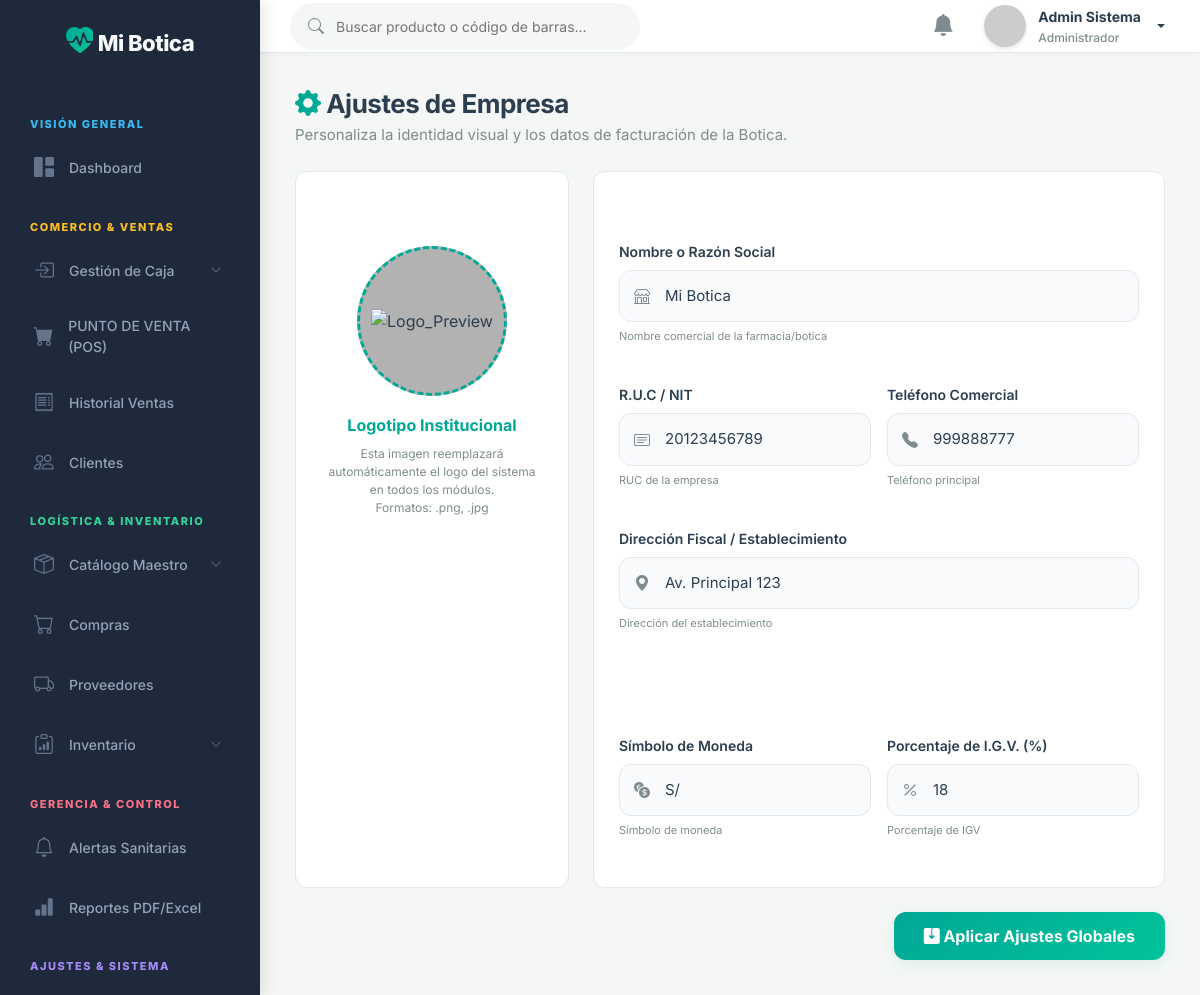
Page /public/configuracion/index (signed in) on the committed database.
### tables this page shows
CREATE TABLE IF NOT EXISTS `configuracion` (
  `id` INT NOT NULL AUTO_INCREMENT,
  `clave` VARCHAR(50) NOT NULL UNIQUE,
  `valor` TEXT NULL,
  `descripcion` VARCHAR(255) NULL,
  PRIMARY KEY (`id`)
);

### app/controllers/ConfiguracionController.php (called while the page is built, shortened)
<?php
class ConfiguracionController extends Controller {
    public function index() {
        $configModel = $this->model('Configuracion');
        $configs = $configModel->getAll();
        $data = [
            'title' => 'Configuración de Empresa',
            'configs' => $configs
        ];
        $this->view('configuracion/index', $data);
    }
}

### app/core/App.php (called while the page is built, shortened)
<?php
class App {
    protected $method = 'login';
    public function __construct() {
        $url = $this->parseUrl();
        if (isset($url[0]) && file_exists('../app/controllers/' . ucfirst($url[0]) . 'Controller.php')) {
            unset($url[0]);
        }
        $this->controller = new $this->controller;
        if (isset($url[1])) {
            if (method_exists($this->controller, $url[1])) {
                $this->method = $url[1];
                unset($url[1]);
            }
        }
        $this->params = $url ? array_values($url) : [];
        call_user_func_array([$this->controller, $this->method], $this->params);
    }
    public function parseUrl() {
        if (isset($_GET['url'])) {
            return explode('/', filter_var(rtrim($_GET['url'], '/'), FILTER_SANITIZE_URL));
        }
        return [];
    }
}

### public/index.php (called while the page is built, shortened)
<?php
require_once '../app/config/database.php';
require_once '../app/core/App.php';
require_once '../app/core/Controller.php';
$app = new App();

### app/models/Configuracion.php (called while the page is built, shortened)
<?php
class Configuracion {
    private $conn;
    private $table_name = "configuracion";
    public function __construct() {
        $database = new Database();
        $this->conn = $database->getConnection();
    }
    public function getAll() {
        $query = "SELECT clave, valor, descripcion FROM " . $this->table_name;
        $stmt = $this->conn->prepare($query);
        $stmt->execute();
        $results = [];
        while ($row = $stmt->fetch(PDO::FETCH_ASSOC)) {
            $results[$row['clave']] = [
                'valor' => $row['valor'],
                'descripcion' => $row['descripcion']
            ];
        }
        return $results;
    }
}

### app/config/database.php (called while the page is built, shortened)
<?php
class Database {
    private $host = "localhost";
    private $db_name = "botica_db";
    private $username = "root";
    private $password = "274053";
    public function getConnection() {
        $this->conn = null;
        try {
            $this->conn = new PDO("mysql:host=" . $this->host . ";dbname=" . $this->db_name, $this->username, $this->password);
            $this->conn->exec("set names utf8");
        } catch(PDOException $exception) {
            echo "Error de conexión: " . $exception->getMessage();
        }
        return $this->conn;
    }
}
?>

### app/views/configuracion/index.php (the view, shortened to what this page needs)
<?php
$c = $data['configs'];
$logo_url = !empty($c['logo']['valor']) ? $c['logo']['valor'] : BASE_URL . 'img/default_logo.png';
?>
<div class="page-content">
    <div class="mb-4">
        <h1 class="page-title"><i class="bi bi-gear-fill" style="color:var(--accent-primary);"></i> Ajustes de Empresa</h1>
        <div class="page-subtitle">Personaliza la identidad visual y los datos de facturación de la Botica.</div>
    </div>
    <form action="<?php echo BASE_URL; ?>configuracion/save" method="POST" enctype="multipart/form-data">
        <div class="row g-4">
            <div class="col-md-4">
                <div class="settings-card text-center">
                    <h5 style="color: #fff; font-size: 16px; margin-bottom: 30px;">Identidad Visual</h5>
                    <label for="fileLogo" style="width: 100%; cursor: pointer;">
                        <div class="logo-preview-container" id="logoContainer">
                            <img src="<?php echo htmlspecialchars($logo_url); ?>" id="imgPreview" alt="Logo_Preview">
                        </div>
                    </label>
                    <h6 style="color: var(--accent-primary); font-weight: 700;">Logotipo Institucional</h6>
                    <p style="color: var(--text-secondary); font-size: 12px; line-height: 1.5; margin-top: 10px;">
                        Esta imagen reemplazará automáticamente el logo del sistema en todos los módulos.<br>Formatos: .png, .jpg
                    </p>
                </div>
            </div>
            <div class="col-md-8">
                <div class="settings-card">
                    <h5 style="color: #fff; font-size: 16px; margin-bottom: 25px;"><i class="bi bi-building"></i> Información Fiscal y Comercial</h5>
                    <div class="row g-3">
                        <div class="col-md-12 form-group">
                            <label class="form-label">Nombre o Razón Social</label>
                            <div class="form-control-custom-icon">
                                <i class="bi bi-shop"></i>
                                <input type="text" name="nombre_botica" class="form-control-custom" value="<?php echo htmlspecialchars($c['nombre_botica']['valor'] ?? ''); ?>" required>
                            </div>
                            <small style="color:var(--text-secondary); font-size: 11px;"><?php echo htmlspecialchars($c['nombre_botica']['descripcion'] ?? ''); ?></small>
                        </div>
                        <div class="col-md-6 form-group">
                            <label class="form-label">R.U.C / NIT</label>
                            <div class="form-control-custom-icon">
                                <i class="bi bi-card-text"></i>
                                <input type="text" name="ruc" class="form-control-custom" value="<?php echo htmlspecialchars($c['ruc']['valor'] ?? ''); ?>" required>
                            </div>
                            <small style="color:var(--text-secondary); font-size: 11px;"><?php echo htmlspecialchars($c['ruc']['descripcion'] ?? ''); ?></small>
                        </div>
                        <div class="col-md-6 form-group">
                            <label class="form-label">Teléfono Comercial</label>
                            <div class="form-control-custom-icon">
                                <i class="bi bi-telephone-fill"></i>
                                <input type="text" name="telefono" class="form-control-custom" value="<?php echo htmlspecialchars($c['telefono']['valor'] ?? ''); ?>">
                            </div>
                            <small style="color:var(--text-secondary); font-size: 11px;"><?php echo htmlspecialchars($c['telefono']['descripcion'] ?? ''); ?></small>
                        </div>
                        <div class="col-md-12 form-group">
                            <label class="form-label">Dirección Fiscal / Establecimiento</label>
                            <div class="form-control-custom-icon">
                                <i class="bi bi-geo-alt-fill"></i>
                                <input type="text" name="direccion" class="form-control-custom" value="<?php echo htmlspecialchars($c['direccion']['valor'] ?? ''); ?>" required>
                            </div>
                            <small style="color:var(--text-secondary); font-size: 11px;"><?php echo htmlspecialchars($c['direccion']['descripcion'] ?? ''); ?></small>
                        </div>
                    </div>
                    <h5 style="color: #fff; font-size: 16px; margin-top: 35px; margin-bottom: 25px;"><i class="bi bi-cash-coin"></i> Valores Financieros Base</h5>
                    <div class="row g-3">
                        <div class="col-md-6 form-group">
                            <label class="form-label">Símbolo de Moneda</label>
                            <div class="form-control-custom-icon">
                                <i class="bi bi-currency-exchange"></i>
                                <input type="text" name="moneda" class="form-control-custom" value="<?php echo htmlspecialchars($c['moneda']['valor'] ?? ''); ?>" required>
                            </div>
                            <small style="color:var(--text-secondary); font-size: 11px;"><?php echo htmlspecialchars($c['moneda']['descripcion'] ?? ''); ?></small>
                        </div>
                        <div class="col-md-6 form-group">
                            <label class="form-label">Porcentaje de I.G.V. (%)</label>
                            <div class="form-control-custom-icon">
                                <i class="bi bi-percent"></i>
                                <input type="number" step="0.01" name="igv" class="form-control-custom" value="<?php echo htmlspecialchars($c['igv']['valor'] ?? ''); ?>" required>
                            </div>
                            <small style="color:var(--text-secondary); font-size: 11px;"><?php echo htmlspecialchars($c['igv']['descripcion'] ?? ''); ?></small>
                        </div>
                    </div>
                </div>
            </div>
        </div>
        <div class="text-end mt-4">
            <button type="submit" class="btn-primary-custom" style="width: auto; padding: 12px 30px; font-size: 16px;">
                <i class="bi bi-save2-fill"></i> Aplicar Ajustes Globales
            </button>
        </div>
    </form>
</div>

### public/css/style.css (style rules this page uses)
:root { --bg-dark: #F4F7F6; --bg-card: #FFFFFF; --text-primary: #2C3E50; --text-secondary: #7F8C8D; --accent-primary: #00A896; --accent-hover: #028090; --accent-light: rgba(0, 168, 150, 0.1); --success: #02C39A; --success-bg: rgba(2, 195, 154, 0.1); --danger: #E63946; --danger-bg: rgba(230, 57, 70, 0.1); --warning: #F4A261; --border-color: #E2E8F0; }
body { font-family: 'Inter', sans-serif; background-color: var(--bg-dark); color: var(--text-primary); margin: 0; overflow-x: hidden; }
.page-content { padding: 35px; }
.page-title { font-size: 26px; font-weight: 700; color: var(--text-primary); margin: 0; letter-spacing: -0.5px; }
.page-subtitle { font-size: 15px; color: var(--text-secondary); margin-top: 5px; }
.form-group { margin-bottom: 22px; }
.form-label { display: block; font-size: 14px; color: var(--text-primary); margin-bottom: 8px; font-weight: 600; }
.form-control-custom { width: 100%; padding: 14px 18px; border-radius: 12px; background-color: #F8FAFC; border: 1px solid var(--border-color); color: var(--text-primary); font-family: 'Inter'; transition: all 0.3s; font-size: 15px; }
.btn-primary-custom { width: 100%; padding: 14px; background: linear-gradient(135deg, var(--accent-primary), var(--success)); color: white; border: none; border-radius: 12px; font-size: 16px; font-weight: 700; cursor: pointer; transition: transform 0.2s, box-shadow 0.3s; font-family: 'Inter'; box-shadow: 0 4px 15px var(--accent-light); }

### app/views/configuracion/index.php (style rules this page uses)
.settings-card { background: var(--bg-card); border: 1px solid var(--border-color); border-radius: 12px; padding: 25px; height: 100%; }
.logo-preview-container { width: 150px; height: 150px; border-radius: 50%; border: 3px dashed var(--accent-primary); display: flex; justify-content: center; align-items: center; margin: 0 auto 20px; overflow: hidden; position: relative; background: rgba(0,0,0,0.3); cursor: pointer; transition: all 0.3s; }
.logo-preview-container img { max-width: 100%; max-height: 100%; object-fit: contain; }
.form-control-custom-icon { position: relative; }
.form-control-custom-icon i { position: absolute; left: 15px; top: 50%; transform: translateY(-50%); color: var(--text-secondary); }
.form-control-custom-icon input { padding-left: 45px; }

### rows in the picture
configuracion: nombre_botica "Mi Botica", descripcion "Nombre comercial de la farmacia/botica"
configuracion: ruc "20123456789", descripcion "RUC de la empresa"
configuracion: telefono "999888777", descripcion "Teléfono principal"
configuracion: direccion "Av. Principal 123", descripcion "Dirección del establecimiento"
configuracion: moneda "S/", descripcion "Símbolo de moneda"
configuracion: igv "18", descripcion "Porcentaje de IGV"

### other values in the picture
$_SESSION['nombre'] "Admin Sistema"
$roles[$_SESSION['rol_id'] ?? 1] "Administrador"
